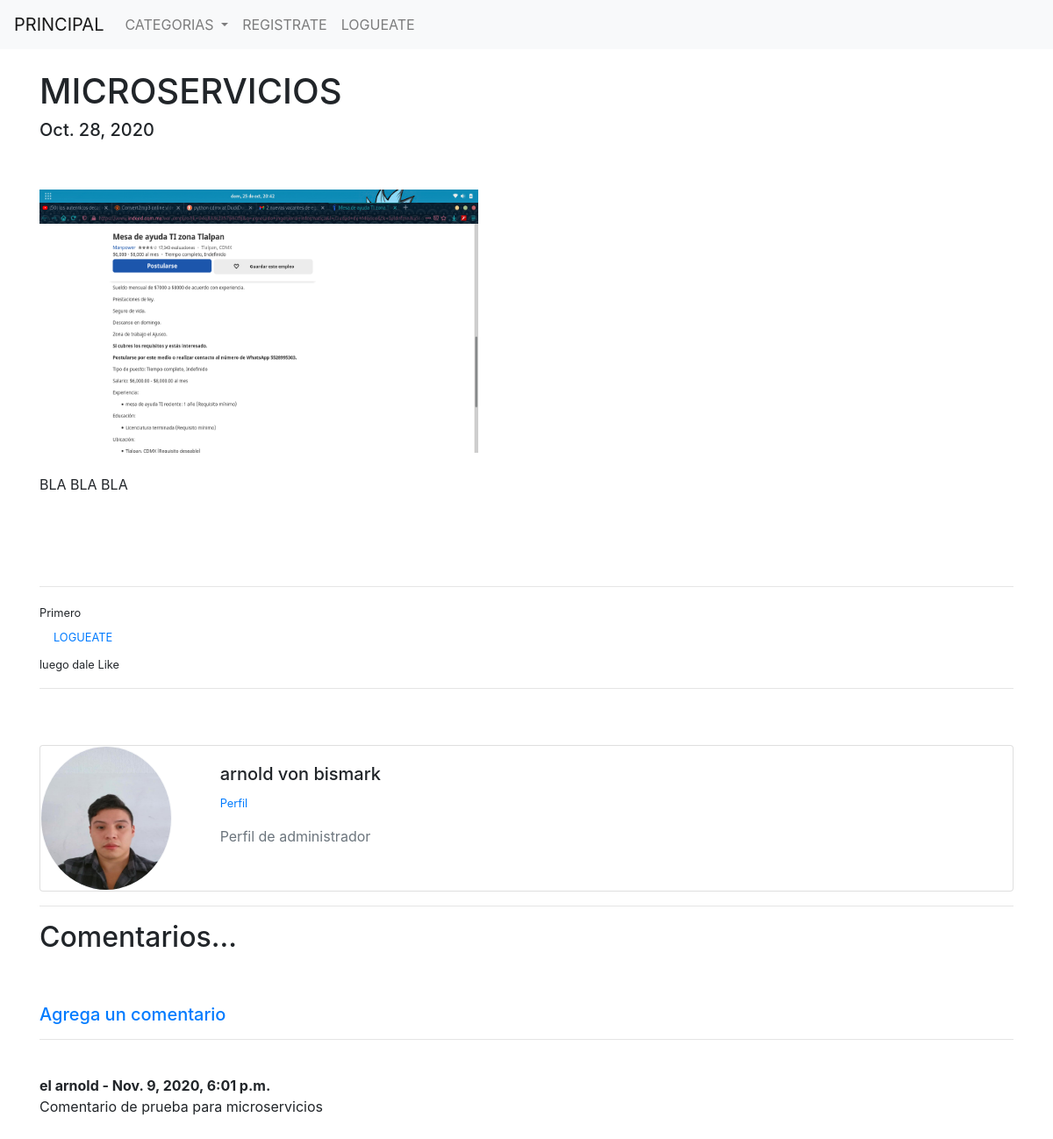
Page /article/54 on the committed database.
### project1/models.py (models this page shows, shortened)
class Post(models.Model):
    title = models.CharField(max_length=255)
    header_image = models.ImageField(null=True, blank=True, upload_to="images/")
    title_tag = models.CharField(max_length=255)
    author = models.ForeignKey(User, on_delete=models.CASCADE)
    body = RichTextField(blank=True, null=True)
    post_date = models.DateField(auto_now_add=True)
    category = models.CharField(max_length=255, default='Crea una categoria')
    snippet = models.CharField(max_length=255)
    likes = models.ManyToManyField(User, related_name='blog_posts')
    def total_likes(self):
        return self.likes.count()

class Profile(models.Model):
    user = models.OneToOneField(User, null=True, on_delete=models.CASCADE)
    bio = models.TextField()
    profile_pic = models.ImageField(null=True, blank=True, upload_to="images/profile/")
    website_url = models.CharField(max_length=255, null=True, blank=True)
    facebook_url = models.CharField(max_length=255, null=True, blank=True)
    twitter_url = models.CharField(max_length=255, null=True, blank=True)

class Comment(models.Model):
    post = models.ForeignKey(Post, related_name="comments", on_delete=models.CASCADE)
    name = models.CharField(max_length=255)
    body = models.TextField()
    date_added = models.DateTimeField(auto_now_add=True)

### project1/views.py (the view)
# urls.py: path('article/<int:pk>', Detail.as_view(), name="detail"),
class Detail(DetailView):
    model = Post
    template_name = 'article_details.html'
    def get_context_data(self, *args, **kwargs):
        cat_menu = Category.objects.all()
        context = super(Detail, self).get_context_data(*args, **kwargs)
        stuff = get_object_or_404(Post, id=self.kwargs['pk'])
        total_likes = stuff.total_likes()
        liked = False
        if stuff.likes.filter(id=self.request.user.id).exists():
            liked = True
        context["cat_menu"] = cat_menu
        context["total_likes"] = total_likes
        context["liked"] = liked
        return context

### project1/models.py (called while the page is built)
    def __str__(self):
        return self.name

### project1/templates/article_details.html (shortened to what this page needs)
{% extends 'base.html' %}
{% load static %}
{% block content %}
<h1>{{post.title}}</h1>
<h5>{{post.post_date}}</h5>
    <br/>
    <br/>
    {% if post.header_image %}
        <img src="{{ post.header_image.url }}" height="300px" width="500px">
    {% endif %}
    <br/><br/>
    {{post.body|safe }}
    <br/>
    <br/>
    <br/>
<hr/>
<form action="{% url 'like_post' post.pk %}"
method="POST">
{% if user.is_authenticated %}
    {% if liked %}
        <button type="Submit", name="post_id", value="{{ post.id }}", class="btn btn-danger btn-sm">Unlike</button>
    {% else %}
        <button type="Submit", name="post_id", value="{{ post.id }}", class="btn btn-primary btn-sm">like</button>
    {% endif %}
    -> Likes {{ total_likes }}
{% else %}
   <small> Primero <a class="nav-link" href="{% url 'login' %}">LOGUEATE</a> luego dale Like</small>
{% endif %}
<hr/>
</form>
<br/><br/>
<div class="card mb-3">
    <div class="row no-gutters">
      <div class="col-md-2">
        {% if post.author.profile.profile_pic %}
        <img class="rounded-circle border border-light" src="{{ post.author.profile.profile_pic.url }}" class="card-img" width="150" height="165">
        {% else  %}
        <img class="rounded-circle border border-light" src="{% static 'THE/images/default.jpeg' %}" class="card-img" width="150" height="165">
        {% endif %}
      </div>
      <div class="col-md-9">
        <div class="card-body">
          <h5 class="card-title">
            {{ post.author.first_name }}
            {{post.author.last_name }}
        </h5>
        <p class="small text-muted">
            <a href="{% url 'show_profile_page' post.author.profile.id %}">Perfil</a>
        </p>
          <p class="card-text text-muted">{{ post.author.profile.bio  }}</p>
        </div>
      </div>
    </div>
  </div>
<hr/>
<h2>Comentarios...</h2>
<br/>
{% if not post.comments.all %}
     <a href="{% url 'add_comment' post.pk %}"><h5>Comenta algo</h5></a>
{% else %}
<br/>
<a href="{% url 'add_comment' post.pk %}"><h5>Agrega un comentario</h5></a>
<hr/>
<br/>
   {% for comment in post.comments.all %}
       <strong>
        {{ comment.name }}  -
        {{ comment.date_added }}
       </strong>
       <br/>
       {{ comment.body }}
       <br/><br/>
    {% endfor %}
{% endif %}
<br/>
<br/>
{% endblock %}

### project1/templates/base.html (shortened to what this page needs)
<!doctype html>
<html lang="en">
  <head>
    <link rel="stylesheet" href="https://cdn.jsdelivr.net/npm/bootstrap@4.5.3/dist/css/bootstrap.min.css">
  </head>
  <body>
    <nav class="navbar navbar-expand-lg navbar-light bg-light">
        <a class="navbar-brand" href="{% url 'home' %}">PRINCIPAL</a>
        <div class="collapse navbar-collapse" id="navbarSupportedContent">
          <ul class="navbar-nav mr-auto">
            {% if cat_menu %}
            <li class="nav-item dropdown">
              <a class="nav-link dropdown-toggle" href="#" id="navbarDropdown" role="button" data-toggle="dropdown" aria-haspopup="true" aria-expanded="false">
                CATEGORIAS
              </a>
            </li>
            {% else %}
              <li class="nav-item">
                <a class="nav-link" href="{% url 'category-list' %}">LISTA DE CATEGORIAS </a>
              </li>
            {% endif %}
           {% if user.is_authenticated %}
           <li class="nav-item">
             <a class="nav-link" href="{% url 'add_post' %}"> + POST</a>
           </li>
           <li class="nav-item">
            <a class="nav-link" href="{% url 'add_category' %}"> AGREGAR CATEGORIA</a>
          </li>
           {% else %}
            <li class="nav-item">
              <a class="nav-link" href="{% url 'register' %}">REGISTRATE</a>
            </li>
            <li class="nav-item">
              <a class="nav-link" href="{% url 'login' %}">LOGUEATE</a>
            </li>
           {% endif %}
          </ul>
        </div>
      </nav>
      <br/>
      <div class="container">
        {% block content %}
        {% endblock %}
      </div>
  </body>
</html>

### rows in the picture
Post: title "MICROSERVICIOS", post_date "Oct. 28, 2020", header_image (picture), body "BLA BLA BLA", author.profile.profile_pic (picture), author.first_name "arnold", author.last_name "von bismark", author.profile.bio "Perfil de administrador"
Comment: name "el arnold", date_added "Nov. 9, 2020, 6:01 p.m.", body "Comentario de prueba para microservicios"
